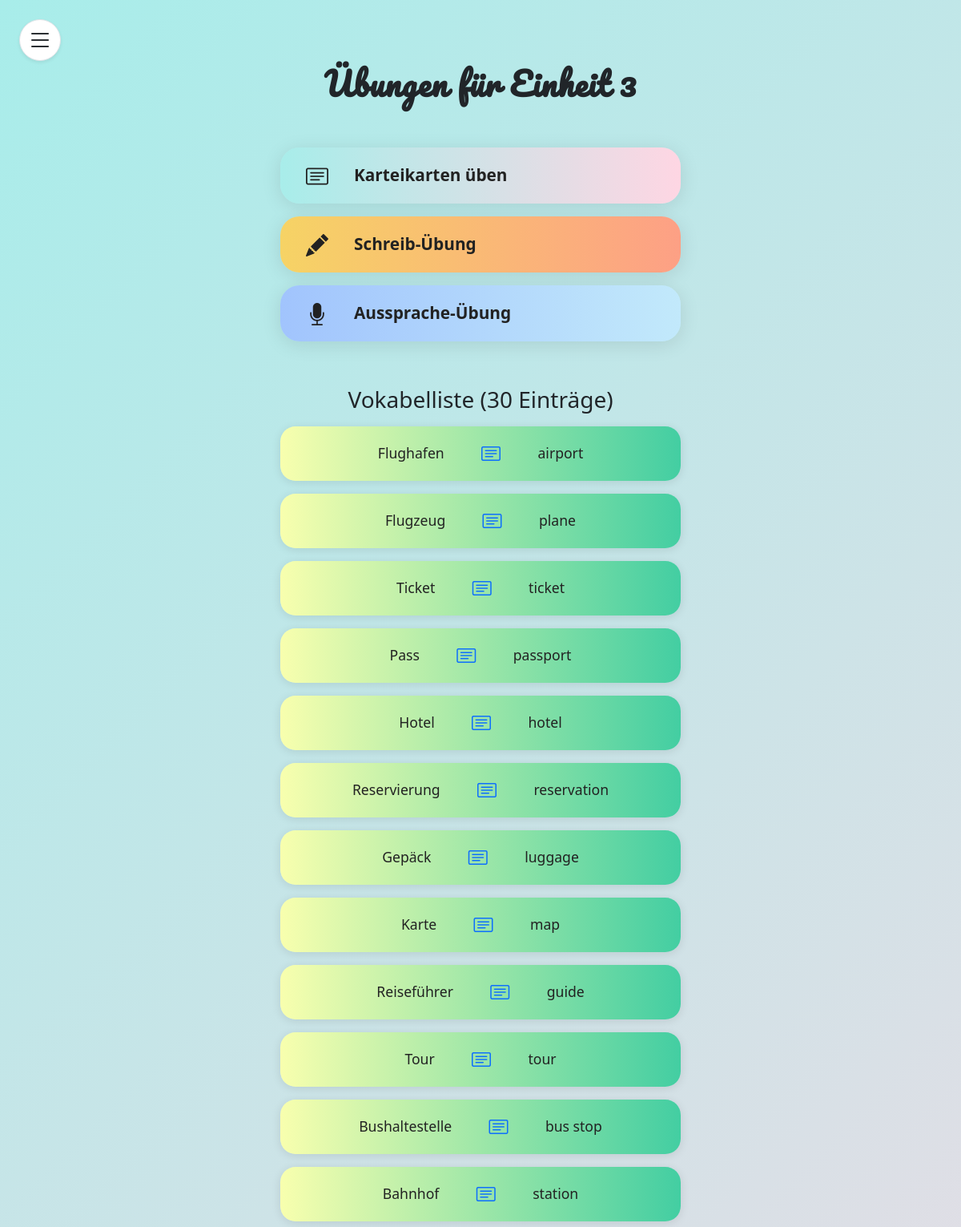
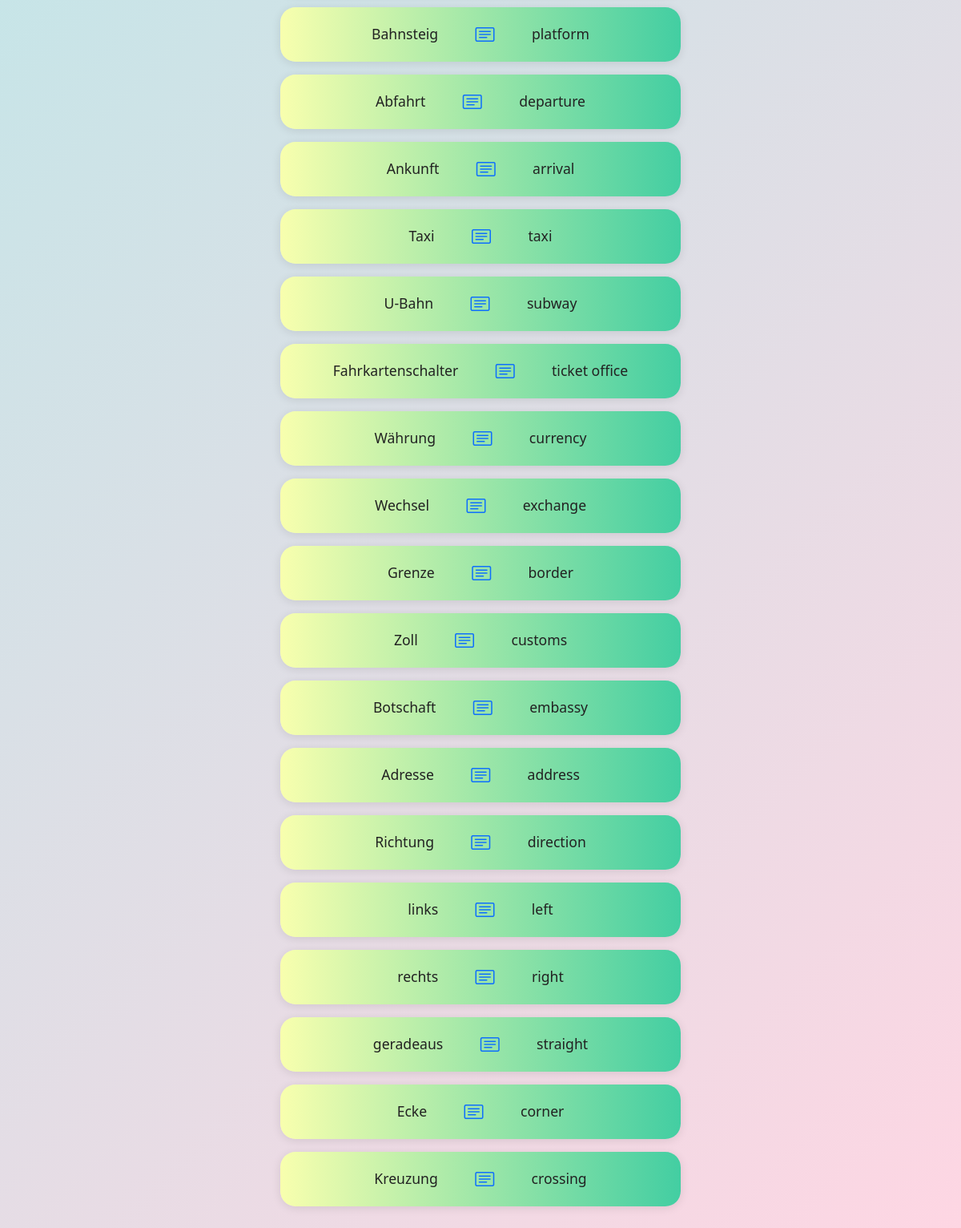
/karteikartenListe.php?einheit_id=3 (signed in), run on the app's committed database (2 pictures, top to bottom).
### tables this page shows
CREATE TABLE Vocab(
    VID INT PriMARY KEY AUTO_INCREMENT,
    EID INT NOT NULL,
    DID INT NOT NULL,
    EinID INT NOT NULL,
    FOREIGN KEY (EID) REFERENCES Englisch_Vocab(EID),
    FOREIGN KEY (DID) REFERENCES Deutsch_Vocab(DID),
    FOREIGN KEY (EinID) REFERENCES Einheit(EinID)
);

CREATE TABLE Deutsch_Vocab (
    DID INT PriMARY KEY AUTO_INCREMENT,
    Wort VARCHAR(255) NOT NULL,
    Audio VARCHAR(255) NOT NULL,
    Bild VARCHAR(255)
);

CREATE TABLE Englisch_Vocab (
    EID INT PriMARY KEY AUTO_INCREMENT,
    Wort VARCHAR(255) NOT NULL,
    Audio VARCHAR(255) NOT NULL,
    Bild VARCHAR(255)
);

### karteiKartenListe.php (the view, shortened to what this page needs)
<?php
$einheit_id = intval($_GET['einheit_id']);
$servername = "localhost";
$username = "root";
$password = "root";
$dbname = "Triolingo";
$conn = new mysqli($servername, $username, $password, $dbname);
$sql = "SELECT v.VID, d.Wort AS Deutsch, e.Wort AS Englisch
        FROM Vocab v
        JOIN Deutsch_Vocab d ON v.DID = d.DID
        JOIN Englisch_Vocab e ON v.EID = e.EID
        WHERE v.EinID = ?";
$stmt = $conn->prepare($sql);
$stmt->bind_param("i", $einheit_id);
$stmt->execute();
$result = $stmt->get_result();
$vocab_count = $result->num_rows;
?>
<!DOCTYPE html>
<html lang="de">
<head>
    <link href="https://cdn.jsdelivr.net/npm/bootstrap@5.3.3/dist/css/bootstrap.min.css" rel="stylesheet">
    <link href="https://cdn.jsdelivr.net/npm/bootstrap-icons/font/bootstrap-icons.css" rel="stylesheet">
</head>
<body>
    <button id="sidebarToggleBtn" class="btn sidebar-toggle-btn border shadow-sm" type="button" data-bs-toggle="offcanvas" data-bs-target="#sidebar" aria-controls="sidebar" aria-label="Menü öffnen">
        <i class="bi bi-list fs-2"></i>
    </button>
    <div class="container-fluid" style="height: 100vh; position: relative;">
        <div class="main-content-center">
            <h2 class="fw-bold mb-4"
                style="letter-spacing:1px; font-family: 'Pacifico', cursive; font-size:2.5rem;">
                Übungen für Einheit <?= $einheit_id ?>
            </h2>
            <div class="exercise-buttons">
                <button onclick="redirectToExercise('karteiKarten')" class="exercise-btn exercise-btn-karteikarten">
                    <i class="bi bi-card-text me-3 fs-3"></i>
                    Karteikarten üben
                </button>
                <button onclick="redirectToExercise('writing')" class="exercise-btn exercise-btn-writing">
                    <i class="bi bi-pencil-fill me-3 fs-3"></i>
                    Schreib-Übung
                </button>
                <button onclick="redirectToExercise('talking')" class="exercise-btn exercise-btn-talking">
                    <i class="bi bi-mic-fill me-3 fs-3"></i>
                    Aussprache-Übung
                </button>
            </div>
            <h3 class="mb-3 mt-4">Vokabelliste (<?= $vocab_count ?> Einträge)</h3>
            <div class="flashcard-list">
                <?php
                if ($result->num_rows > 0) {
                    mysqli_data_seek($result, 0);
                    while ($row = $result->fetch_assoc()) {
                        echo '<div class="flashcard">';
                        echo '<div class="flashcard-content">';
                        echo '<span class="word">' . htmlspecialchars($row['Deutsch']) . '</span>';
                        echo '<span class="icon"><i class="bi bi-card-text"></i></span>';
                        echo '<span class="word">' . htmlspecialchars($row['Englisch']) . '</span>';
                        echo '</div>';
                        echo '</div>';
                    }
                } else {
                    echo '<div class="alert alert-info text-center w-100">Keine Karteikarten gefunden.</div>';
                }
                ?>
            </div>
        </div>
    </div>
</body>
</html>

### karteiKartenListe.php (style rules this page uses)
body { min-height: 100vh; background: linear-gradient(135deg, #a8edea 0%, #fed6e3 100%); background-attachment: fixed; font-family: 'Segoe UI', 'Roboto', Arial, sans-serif; }
.main-content-center { min-height: 100vh; display: flex; flex-direction: column; align-items: center; justify-content: flex-start; padding-top: 80px; padding-bottom: 40px; }
.sidebar-toggle-btn { position: fixed; top: 24px; left: 24px; z-index: 2001; background: #fff; border-radius: 50%; width: 52px; height: 52px; display: flex; align-items: center; justify-content: center; box-shadow: 0 2px 12px rgba(0,0,0,0.10); }
.flashcard-list { width: 100%; max-width: 500px; margin: 0 auto; display: flex; flex-direction: column; gap: 1rem; }
.flashcard { background: linear-gradient(90deg, #f8ffae 0%, #43cea2 100%); border-radius: 1.2rem; box-shadow: 0 2px 12px rgba(0,0,0,0.10); padding: 1rem 1.2rem; display: flex; flex-direction: row; align-items: center; justify-content: center; transition: transform 0.13s, box-shadow 0.13s; position: relative; border: none; min-width: 180px; max-width: 100%; gap: 1.2rem; text-align: center; }
.flashcard .icon { font-size: 1.5rem; color: #0d6efd; margin-bottom: 0; margin-right: 1rem; margin-left: 1rem; }
.flashcard .word { font-size: 1.1rem; font-family: 'Segoe UI', 'Pacifico', cursive; color: #222; margin-bottom: 0; margin-right: 0.7rem; margin-left: 0.7rem; }
.flashcard-content { display: flex; align-items: center; justify-content: center; gap: 1.2rem; width: 100%; }
.exercise-buttons { display: flex; flex-direction: column; align-items: center; gap: 1rem; margin-top: 2rem; margin-bottom: 2rem; width: 100%; max-width: 500px; }
.exercise-btn { width: 100%; min-height: 70px; font-size: 1.3rem; border-radius: 1.5rem; box-shadow: 0 4px 24px rgba(0,0,0,0.10); color: #222; font-weight: 600; border: none; transition: transform 0.13s, box-shadow 0.13s; display: flex; align-items: center; justify-content: flex-start; gap: 1rem; padding-left: 2rem; text-decoration: none; }
.exercise-btn-karteikarten { background: linear-gradient(90deg, #a8edea 0%, #fed6e3 100%); }
.exercise-btn-writing { background: linear-gradient(90deg, #f6d365 0%, #fda085 100%); }
.exercise-btn-talking { background: linear-gradient(90deg, #a1c4fd 0%, #c2e9fb 100%); }

### data on the page
vocab: DID.Wort "Flughafen", EID.Wort "airport"
vocab: DID.Wort "Flugzeug", EID.Wort "plane"
vocab: DID.Wort "Ticket", EID.Wort "ticket"
vocab: DID.Wort "Pass", EID.Wort "passport"
vocab: DID.Wort "Hotel", EID.Wort "hotel"
vocab: DID.Wort "Reservierung", EID.Wort "reservation"
vocab: DID.Wort "Gepäck", EID.Wort "luggage"
vocab: DID.Wort "Karte", EID.Wort "map"
vocab: DID.Wort "Reiseführer", EID.Wort "guide"
vocab: DID.Wort "Tour", EID.Wort "tour"
vocab: DID.Wort "Bushaltestelle", EID.Wort "bus stop"
vocab: DID.Wort "Bahnhof", EID.Wort "station"
vocab: DID.Wort "Bahnsteig", EID.Wort "platform"
vocab: DID.Wort "Abfahrt", EID.Wort "departure"
vocab: DID.Wort "Ankunft", EID.Wort "arrival"
vocab: DID.Wort "Taxi", EID.Wort "taxi"
vocab: DID.Wort "U-Bahn", EID.Wort "subway"
vocab: DID.Wort "Fahrkartenschalter", EID.Wort "ticket office"
vocab: DID.Wort "Währung", EID.Wort "currency"
vocab: DID.Wort "Wechsel", EID.Wort "exchange"
vocab: DID.Wort "Grenze", EID.Wort "border"
vocab: DID.Wort "Zoll", EID.Wort "customs"
vocab: DID.Wort "Botschaft", EID.Wort "embassy"
vocab: DID.Wort "Adresse", EID.Wort "address"
vocab: DID.Wort "Richtung", EID.Wort "direction"
vocab: DID.Wort "links", EID.Wort "left"
vocab: DID.Wort "rechts", EID.Wort "right"
vocab: DID.Wort "geradeaus", EID.Wort "straight"
vocab: DID.Wort "Ecke", EID.Wort "corner"
vocab: DID.Wort "Kreuzung", EID.Wort "crossing"

### other printed values
$einheit_id "3"
$vocab_count "30"
